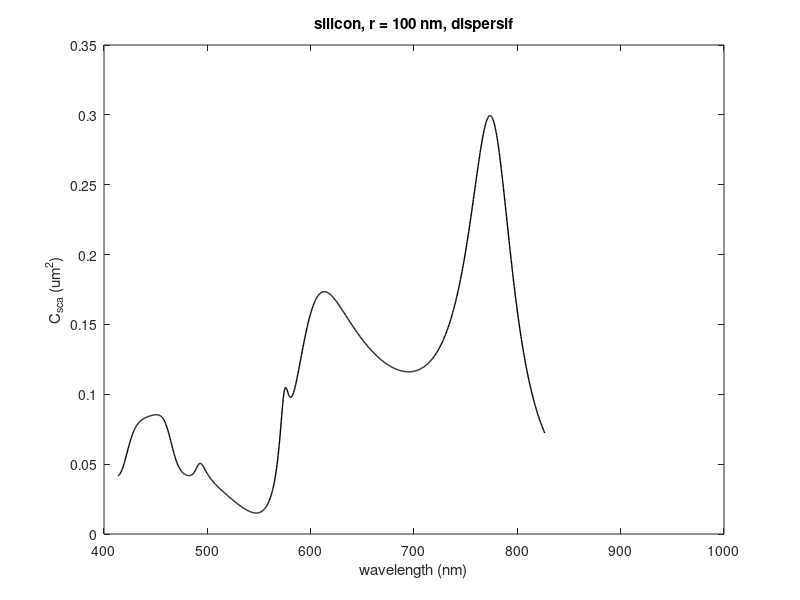
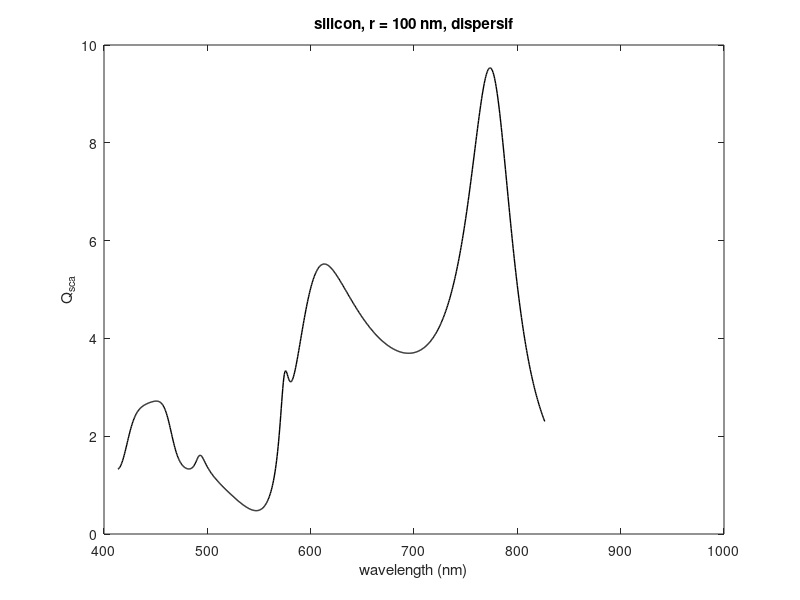

Recreate these plots in MATLAB, in order.
clearvars;
clc;
tic
%program ini memakai rumusan teori Mie untuk satu bola, konvergen di N = 2

%parameter-parameter 
E0 = 1;
c = 3E+08;
mu0 = 4*pi*1E-07;
eps0 = 8.85*1E-12;
R = 100; %in nanometer
N = 1; %medium
Nt = 4; %number of Bessel mode
% load J_C
% lambda = 1243./J_C(:,1); %in nanometer
load Si
lambda = 1000*Si(:,1); %in nanometer
lambdamin = 400; lambdamax = 1000;
dex = find(lambda>lambdamin & lambda<lambdamax);
Lambda = lambda(min(dex):max(dex));
lambda = lambdamin:0.5:lambdamax; %in nanometer
f = c./(lambda*1E+3); %frequency in THz
k = 2*pi*N./(lambda);
x = k*R; %size parameter
% m = (J_C(:,6)+(1i*J_C(:,7)))/N; %for gold
%m = (J_C(:,4)+(1i*J_C(:,5)))/N; %for silver
%m = (J_C(:,2)+(1i*J_C(:,3)))/N; %for copper
m = (Si(:,2)+(1i*Si(:,3)))/N; %for silicon
mu1 = 1;
% m = (2.41+0*1i*0.030209)*ones(length(lambda),1)/N; %for dielectrics
M = m(min(dex):max(dex));
m = interp1(Lambda,M,lambda,'pchip');

% m = (4+1i*0.03)*ones(1,size(m,2)); % Pak Alex

Lambda = 694; %ingin meninjau pada lambda berapa
in = find(lambda==Lambda); 

%permittivity from Drude model
% epsi = 9; hwp = 9; hgamma = 0.05; j=1;
% for i=lambdamin:1:lambdamax
%     hw = 1243/i;
%     eps = epsi - hwp^2/(hw*(hw+1i*hgamma));
%     m(j) = sqrt(eps)/N;
%     j = j+1;
% end

%fungsi-fungsi yg dipakai
j = @(n,x) sqrt(pi./(2*x)).*besselj(n+0.5,x); %bessel sferis
h = @(n,x) sqrt(pi./(2*x))*(besselj(n+0.5,x) + 1i*bessely(n+0.5,x)); %hankel sferis
psi = @(n,x) x.*j(n,x); %riccati-bessel dan turunannya
dpsi = @(n,x) j(n,x) + (x/(2*n+1))*(n*j(n-1,x) - (n+1)*j(n+1,x));
xi = @(n,x) x.*h(n,x);
dxi = @(n,x) h(n,x) + (x/(2*n+1))*(n*h(n-1,x) - (n+1)*h(n+1,x));
%hitung koefisien an dan bn
for i=1:length(lambda)
    for n=1:Nt
        a(n,i) = (m(i)*psi(n,m(i)*x(i))*dpsi(n,x(i))-mu1*psi(n,x(i))*dpsi(n,m(i)*x(i)))...
            /(m(i)*psi(n,m(i)*x(i))*dxi(n,x(i))-mu1*xi(n,x(i))*dpsi(n,m(i)*x(i)));
        b(n,i) = (mu1*psi(n,m(i)*x(i))*dpsi(n,x(i))-m(i)*psi(n,x(i))*dpsi(n,m(i)*x(i)))...
            /(mu1*psi(n,m(i)*x(i))*dxi(n,x(i))-m(i)*xi(n,x(i))*dpsi(n,m(i)*x(i)));
    end
    s1 = 0; s2 = 0;
    for n=1:Nt
        s1 = s1 + (2*n+1)*((abs(a(n,i)))^2 + (abs(b(n,i)))^2);
        s2 = s2 + (2*n+1)*real(a(n,i) + b(n,i));
    end
    Csca(i) = (2*pi/(k(i)^2))*s1; Qsca(i) = Csca(i)/(pi*R^2);
    Cext(i) = (2*pi/(k(i)^2))*s2; Qext(i) = Cext(i)/(pi*R^2);
    Cabs(i) = Cext(i) - Csca(i); Qabs(i) = Cabs(i)/(pi*R^2);
    sde = (2*1+1)*(abs(a(1,i)))^2; %dipol e
    sdm = (2*1+1)*(abs(b(1,i)))^2; %dipol m
    Csde(i) = (2*pi/(k(i)^2))*sde; Qsde(i) = Csde(i)/(pi*R^2);
    Csdm(i) = (2*pi/(k(i)^2))*sdm; Qsdm(i) = Csdm(i)/(pi*R^2);  
end
figure()
plot(lambda,Csca*1E-6,'Color','k','LineWidth',1)
xlabel('wavelength (nm)'); ylabel('C_{sca} (um^2)')
title (['silicon, r = ', num2str(R), ' nm, dispersif'])

figure()
plot(lambda,Qsca,'Color','k','LineWidth',1)
xlabel('wavelength (nm)'); ylabel('Q_{sca}')
title (['silicon, r = ', num2str(R), ' nm, dispersif'])

% figure
% plot(lambda,Csca,'Color','k','LineWidth',2)
% xlabel('\lambda (nm)'); ylabel('cross section (nm^2)')
% title (['gold nanosphere ', num2str(R), ' nm'])
% hold on
% plot(lambda,Cext,'Color','g','LineWidth',2)
% hold on
% plot(lambda,Cabs,'Color','r','LineWidth',2)
% legend ('C_{sca}','C_{ext}','C_{abs}')

% figure
% plot(lambda,Qsca,'Color','k','LineWidth',2)
% xlabel('\lambda (nm)'); ylabel('efficiency')
% title (['gold nanosphere ', num2str(R), ' nm'])
% hold on
% plot(lambda,Qext,'Color','g','LineWidth',2)
% hold on
% plot(lambda,Qabs,'Color','r','LineWidth',2)
% legend ('Q_{sca}','Q_{ext}','Q_{abs}')

% plot(f,Csca,'Color','k','LineWidth',2)
% xlabel('f (THz)'); ylabel('cross section (nm^2)')
% title (['gold nanosphere ', num2str(R), ' nm'])
% hold on
% plot(f,Cext,'Color','g','LineWidth',2)
% hold on
% plot(f,Cabs,'Color','r','LineWidth',2)
% legend ('C_{sca}','C_{ext}','C_{abs}')

% %plot intensitas medan listrik
% %bangun grid
% w = 100; del = 1; %ukuran grid
% [x,y] = meshgrid(-w:del:w); z = 0*ones(size(x));
% r = sqrt(x.^2+y.^2+z.^2);
% the = acos(z./r);
% phi = atan2(y,x);
% for i=1:2*w/del+1
%     for j=1:2*w/del+1
%         if r(i,j) >= R %5/k(in) %plot medan terhambur di luar bola
%             for n=1:Nt
%                 %vektor M dan N, r = radial, t = theta, p = phi
%                 Me1nt = -sin(phi(i,j))*pin(n,cos(the(i,j)))*h(n,k(in)*r(i,j));
%                 Me1np = -cos(phi(i,j))*taun(n,cos(the(i,j)))*h(n,k(in)*r(i,j));
%                 Mo1nt = cos(phi(i,j))*pin(n,cos(the(i,j)))*h(n,k(in)*r(i,j));
%                 Mo1np = -sin(phi(i,j))*taun(n,cos(the(i,j)))*h(n,k(in)*r(i,j));
%                 Ne1nr = h(n,k(in)*r(i,j))*cos(phi(i,j))*n*(n+1)*sin(the(i,j))*pin(n,cos(the(i,j)))/(k(in)*r(i,j));
%                 Ne1nt = cos(phi(i,j))*taun(n,cos(the(i,j)))*dxi(n,k(in)*r(i,j))/(k(in)*r(i,j));
%                 Ne1np = -sin(phi(i,j))*pin(n,cos(the(i,j)))*dxi(n,k(in)*r(i,j))/(k(in)*r(i,j));
%                 No1nr = h(n,k(in)*r(i,j))*sin(phi(i,j))*n*(n+1)*sin(the(i,j))*pin(n,cos(the(i,j)))/(k(in)*r(i,j));
%                 No1nt = sin(phi(i,j))*taun(n,cos(the(i,j)))*dxi(n,k(in)*r(i,j))/(k(in)*r(i,j));
%                 No1np = cos(phi(i,j))*pin(n,cos(the(i,j)))*dxi(n,k(in)*r(i,j))/(k(in)*r(i,j));
%                 %medan terhambur E dan H
%                 En = (1i)^n*E0*(2*n+1)/(n*(n+1));
%                 eta = N/(c*mu0);
%                 Ern(n) = En*(1i)*a(n,in)*Ne1nr; %Hrn(n) = En*(1i)*b(n,in)*No1nr;
%                 Etn(n) = En*(-b(n,in)*Mo1nt + (1i)*a(n,in)*Ne1nt); %Htn(n) = En*(a(n,in)*Me1nt + (1i)*b(n,in)*No1nt);
%                 Epn(n) = En*(-b(n,in)*Mo1np + (1i)*a(n,in)*Ne1np); %Hpn(n) = En*(a(n,in)*Me1np + (1i)*b(n,in)*No1np);         
%             end
%             Er(i,j) = sum(Ern); Et(i,j) = sum(Etn); Ep(i,j) = sum(Epn);
%             %Hr(i,j) = eta*sum(Hrn); Ht(i,j) = eta*sum(Htn); Hp(i,j) = eta*sum(Hpn);
%             Ex(i,j) = Er(i,j)*sin(the(i,j))*cos(phi(i,j)) + Et(i,j)*cos(the(i,j))*cos(phi(i,j)) - Ep(i,j)*sin(phi(i,j));
%             Ey(i,j) = Er(i,j)*sin(the(i,j))*sin(phi(i,j)) + Et(i,j)*cos(the(i,j))*sin(phi(i,j)) + Ep(i,j)*cos(phi(i,j));
%             Ez(i,j) = Er(i,j)*cos(the(i,j)) - Et(i,j)*sin(the(i,j));
%             IE(i,j) = (abs(Er(i,j)))^2 + (abs(Et(i,j)))^2 + (abs(Ep(i,j)))^2; %intensitas
%             %IH(i,j) = (abs(Hr(i,j)))^2 + (abs(Ht(i,j)))^2 + (abs(Hp(i,j)))^2;
%         end
%     end
% end
% figure;
% surf(x,y,IE);colormap jet;shading interp;
% hold on
% view(0,90);colorbar;
% xlabel ('x (nm)');
% ylabel ('y (nm)');
% title ({['intensitas radiasi medan E terhambur pada bola'];['R = ', num2str(R), ' nm, \lambda = ', ...
%     num2str(Lambda), ' nm, I_0 = ', num2str(E0^2), ' W/m^2']})
% figure;
% quiver(x,z,Ex,Ez)
% 
% figure;
% surf(z,x,IH);colormap jet;shading interp;
% hold on
% view(0,90);colorbar;
% xlabel ('z (nm)');
% ylabel ('x (nm)');
% title ({['intensitas radiasi medan H terhambur pada bola'];['R = ', num2str(R), ' nm, \lambda = ', ...
%     num2str(Lambda), ' nm, I_0 = ', num2str(E0^2), ' W/m^2']})

% %polar plot
% theta = 0:pi/100:2*pi; phi_ = 0; r_ = 2000; th = 1;
% S1 = zeros(1,length(theta)); S2 = zeros(1,length(theta)); 
% for i=1:length(theta) %scattering amplitude
%     if theta(i) > pi & th == 1
%         th = th + 1;
%         phi_ = phi_ + pi;
%     end
%     for n=1:N
%         S1(i) = S1(i) + (2*n+1)*(a(n,in)*pin(n,cos(theta(i))) + b(n,in)*taun(n,cos(theta(i))))/(n*(n+1));
%         S2(i) = S2(i) + (2*n+1)*(a(n,in)*taun(n,cos(theta(i))) + b(n,in)*pin(n,cos(theta(i))))/(n*(n+1));
%     end
%     Est(i) = E0*exp(1i*k(in)*r_)*cos(phi_)*S2(i)/(-1i*k(in)*r_);
%     Esp(i) = -E0*exp(1i*k(in)*r_)*sin(phi_)*S1(i)/(-1i*k(in)*r_);
%     %I1(i) = (abs(S1(i)))^2; %intensity
%     %I2(i) = (abs(S2(i)))^2;
%     I(i) = (abs(Est(i)))^2 + (abs(Esp(i)))^2;
% end
% figure
% polarplot(theta,I)
% title (['intensitas radiasi pada \phi = ',num2str(phi_)])
toc

function y = pin(n,x)
if x == 1
    x = x - 1E-05;
elseif x == -1
    x = x + 1E-05;
end
y = P(1,n,x)/sqrt(1-x^2);
end

function y = taun(n,x)
if x == 1
    x = x - 1E-05;
elseif x == -1
    x = x + 1E-05;
end
y = dP(1,n,x);
end